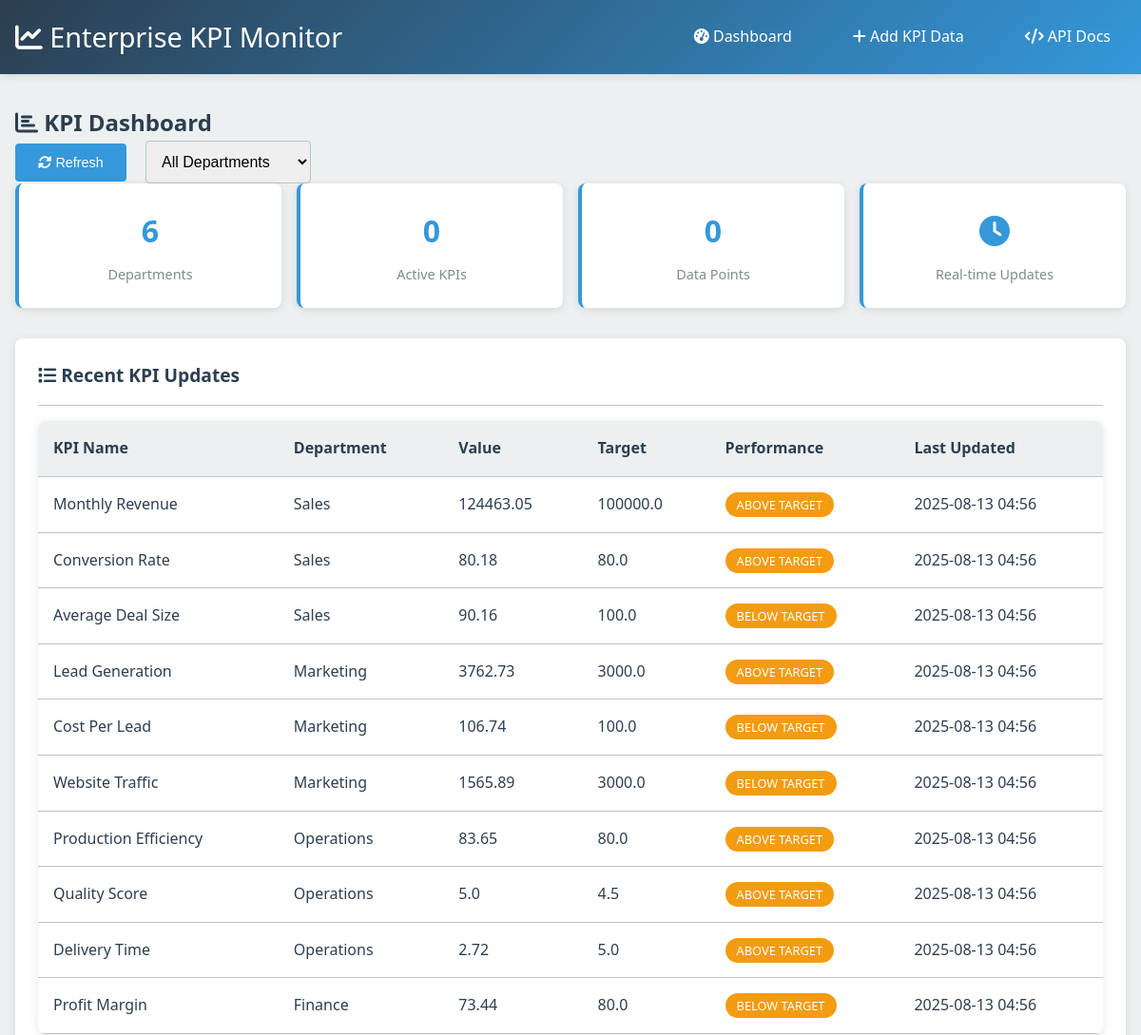
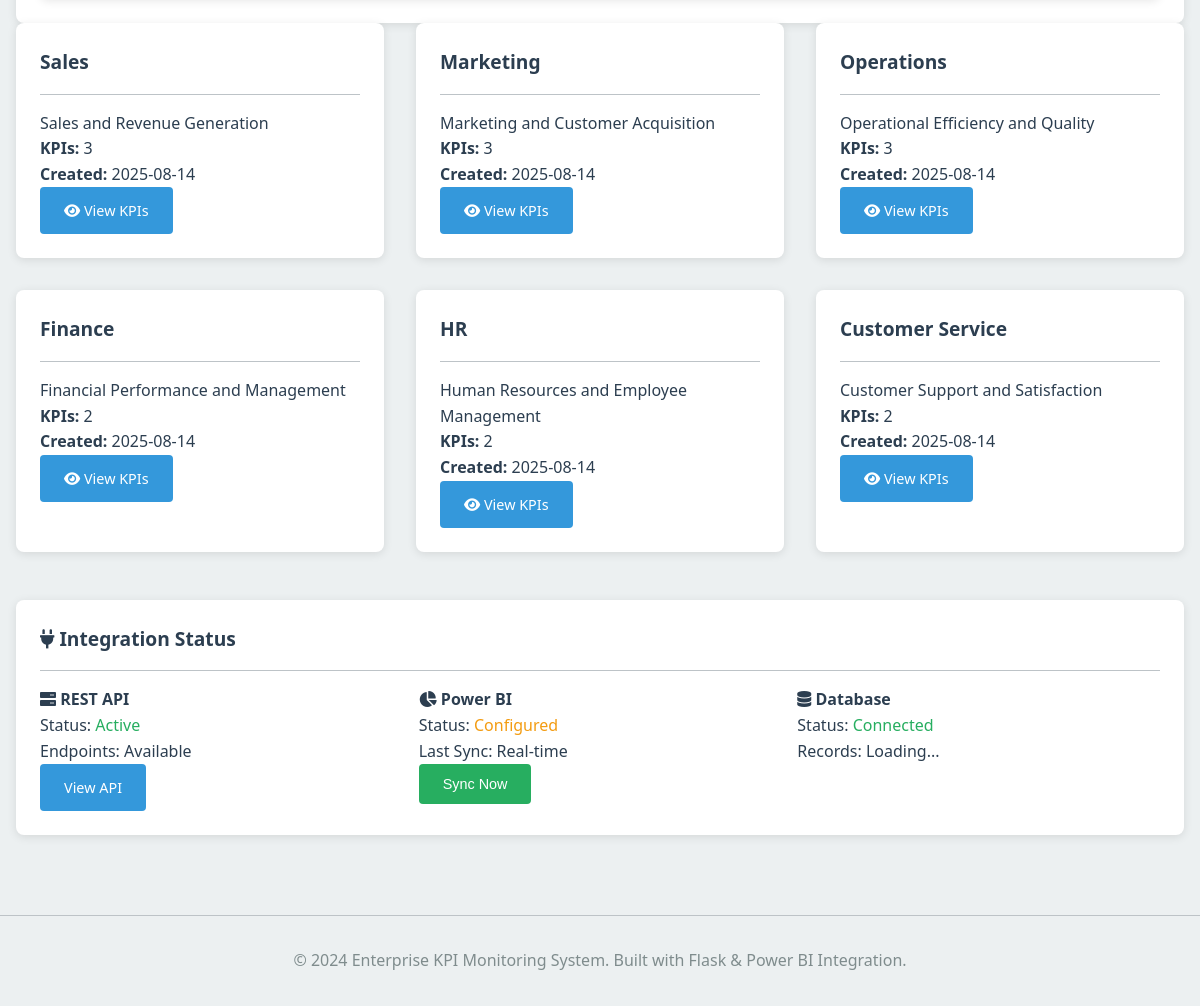
The page / on the database its author committed (2 pictures, top to bottom).
### models.py (models this page shows, shortened)
class KPIData(db.Model):
    __tablename__ = 'kpi_data'
    id = db.Column(db.Integer, primary_key=True)
    kpi_id = db.Column(db.Integer, db.ForeignKey('kpis.id'), nullable=False)
    value = db.Column(db.Float, nullable=False)
    target = db.Column(db.Float)
    timestamp = db.Column(db.DateTime, default=datetime.utcnow)
    period = db.Column(db.String(20), default='daily')
    notes = db.Column(db.Text)
    created_by = db.Column(db.String(100))
    def get_performance_status(self):
        if not self.target:
            return 'No Target Set'
        if not self.kpi:
            return 'Unknown'
        if self.kpi.target_type == 'higher_better':
            if self.value >= self.target:
                return 'Above Target'
            else:
                return 'Below Target'
        elif self.kpi.target_type == 'lower_better':
            if self.value <= self.target:
                return 'Above Target'
            else:
                return 'Below Target'
        else:
            return 'On Target' if self.value == self.target else 'Off Target'

class KPI(db.Model):
    __tablename__ = 'kpis'
    id = db.Column(db.Integer, primary_key=True)
    name = db.Column(db.String(200), nullable=False)
    description = db.Column(db.Text)
    unit = db.Column(db.String(50))
    target_type = db.Column(db.String(20), default='higher_better')
    department_id = db.Column(db.Integer, db.ForeignKey('departments.id'), nullable=False)
    created_at = db.Column(db.DateTime, default=datetime.utcnow)
    is_active = db.Column(db.Boolean, default=True)
    kpi_data = db.relationship('KPIData', backref='kpi', lazy=True, cascade='all, delete-orphan')

class Department(db.Model):
    __tablename__ = 'departments'
    id = db.Column(db.Integer, primary_key=True)
    name = db.Column(db.String(100), nullable=False, unique=True)
    description = db.Column(db.Text)
    created_at = db.Column(db.DateTime, default=datetime.utcnow)
    kpis = db.relationship('KPI', backref='department', lazy=True, cascade='all, delete-orphan')

### app.py (the view)
@app.route('/')
def dashboard():
    departments = Department.query.all()
    recent_kpis = KPIData.query.order_by(KPIData.timestamp.desc()).limit(10).all()
    return render_template('dashboard.html', departments=departments, recent_kpis=recent_kpis)

### templates/dashboard.html (shortened to what this page needs)
{% extends "base.html" %}
{% block content %}
<div class="dashboard-container">
    <div class="dashboard-header">
        <h2><i class="fas fa-chart-bar"></i> KPI Dashboard</h2>
        <div class="dashboard-controls">
            <button id="refresh-btn" class="btn btn-primary">
                <i class="fas fa-sync-alt"></i> Refresh
            </button>
            <select id="department-filter" class="form-control" style="width: auto; display: inline-block; margin-left: 1rem;">
                <option value="all">All Departments</option>
            </select>
        </div>
    </div>
    <div class="stats-grid">
        <div class="stat-card">
            <span id="total-departments" class="stat-number">{{ departments|length }}</span>
            <div class="stat-label">Departments</div>
        </div>
        <div class="stat-card">
            <span id="total-kpis" class="stat-number">0</span>
            <div class="stat-label">Active KPIs</div>
        </div>
        <div class="stat-card">
            <span id="total-data-points" class="stat-number">0</span>
            <div class="stat-label">Data Points</div>
        </div>
        <div class="stat-card">
            <span class="stat-number">
                <i class="fas fa-clock"></i>
            </span>
            <div class="stat-label">Real-time Updates</div>
        </div>
    </div>
    <div class="card">
        <div class="card-header">
            <h3 class="card-title"><i class="fas fa-list"></i> Recent KPI Updates</h3>
        </div>
        <div class="table-container">
            <table class="data-table">
                <thead>
                    <tr>
                        <th>KPI Name</th>
                        <th>Department</th>
                        <th>Value</th>
                        <th>Target</th>
                        <th>Performance</th>
                        <th>Last Updated</th>
                    </tr>
                </thead>
                <tbody id="recent-kpis-tbody">
                    {% for kpi in recent_kpis %}
                    <tr>
                        <td>{{ kpi.kpi.name if kpi.kpi else 'Unknown' }}</td>
                        <td>{{ kpi.kpi.department.name if kpi.kpi and kpi.kpi.department else 'Unknown' }}</td>
                        <td>{{ kpi.value }}</td>
                        <td>{{ kpi.target or 'N/A' }}</td>
                        <td>
                            <span class="performance-badge performance-target">
                                {{ kpi.get_performance_status() }}
                            </span>
                        </td>
                        <td>{{ kpi.timestamp.strftime('%Y-%m-%d %H:%M') if kpi.timestamp else 'Unknown' }}</td>
                    </tr>
                    {% endfor %}
                </tbody>
            </table>
        </div>
    </div>
    <div class="dashboard-grid">
        {% for dept in departments %}
        <div class="card">
            <div class="card-header">
                <h3 class="card-title">{{ dept.name }}</h3>
            </div>
            <div class="card-body">
                <p>{{ dept.description or 'No description available' }}</p>
                <p><strong>KPIs:</strong> {{ dept.kpis|length }}</p>
                <p><strong>Created:</strong> {{ dept.created_at.strftime('%Y-%m-%d') if dept.created_at else 'Unknown' }}</p>
                <a href="/api/departments/{{ dept.id }}/kpis" class="btn btn-primary" target="_blank">
                    <i class="fas fa-eye"></i> View KPIs
                </a>
            </div>
        </div>
        {% endfor %}
    </div>
    <div class="card">
        <div class="card-header">
            <h3 class="card-title"><i class="fas fa-plug"></i> Integration Status</h3>
        </div>
        <div class="card-body">
            <div style="display: grid; grid-template-columns: repeat(auto-fit, minmax(250px, 1fr)); gap: 1rem;">
                <div>
                    <h4><i class="fas fa-server"></i> REST API</h4>
                    <p>Status: <span style="color: var(--success-color);">Active</span></p>
                    <p>Endpoints: Available</p>
                    <a href="/api/kpi/" target="_blank" class="btn btn-primary">View API</a>
                </div>
                <div>
                    <h4><i class="fas fa-chart-pie"></i> Power BI</h4>
                    <p>Status: <span style="color: var(--warning-color);">Configured</span></p>
                    <p>Last Sync: Real-time</p>
                    <button class="btn btn-success" onclick="alert('Power BI sync would be triggered here')">
                        Sync Now
                    </button>
                </div>
                <div>
                    <h4><i class="fas fa-database"></i> Database</h4>
                    <p>Status: <span style="color: var(--success-color);">Connected</span></p>
                    <p>Records: <span id="total-data-points-db">Loading...</span></p>
                </div>
            </div>
        </div>
    </div>
</div>
{% endblock %}

### templates/base.html (shortened to what this page needs)
<!DOCTYPE html>
<html lang="en">
<head>
    <link rel="stylesheet" href="{{ url_for('static', filename='css/style.css') }}">
    <link rel="stylesheet" href="https://cdnjs.cloudflare.com/ajax/libs/font-awesome/6.0.0/css/all.min.css">
</head>
<body>
    <header class="header">
        <div class="container">
            <h1><i class="fas fa-chart-line"></i> Enterprise KPI Monitor</h1>
            <nav class="nav-links">
                <a href="{{ url_for('dashboard') }}"><i class="fas fa-tachometer-alt"></i> Dashboard</a>
                <a href="{{ url_for('kpi_form') }}"><i class="fas fa-plus"></i> Add KPI Data</a>
                <a href="/api/kpi/" target="_blank"><i class="fas fa-code"></i> API Docs</a>
            </nav>
        </div>
    </header>
    <main class="container">
        {% block content %}{% endblock %}
    </main>
    <footer style="text-align: center; padding: 2rem; color: #7f8c8d; border-top: 1px solid #bdc3c7; margin-top: 3rem;">
        <p>&copy; 2024 Enterprise KPI Monitoring System. Built with Flask & Power BI Integration.</p>
    </footer>
</body>
</html>

### static/css/style.css (style rules this page uses)
:root { --primary-color: #2c3e50; --secondary-color: #3498db; --success-color: #27ae60; --warning-color: #f39c12; --danger-color: #e74c3c; --light-bg: #ecf0f1; --dark-text: #2c3e50; --border-color: #bdc3c7; }
* { margin: 0; padding: 0; box-sizing: border-box; }
body { font-family: 'Segoe UI', Tahoma, Geneva, Verdana, sans-serif; background-color: var(--light-bg); color: var(--dark-text); line-height: 1.6; }
.header { background: linear-gradient(135deg, var(--primary-color), var(--secondary-color)); color: white; padding: 1rem 0; box-shadow: 0 2px 10px rgba(0,0,0,0.1); }
.header .container { max-width: 1200px; margin: 0 auto; padding: 0 1rem; display: flex; justify-content: space-between; align-items: center; }
.header h1 { font-size: 1.8rem; font-weight: 300; }
.nav-links { display: flex; gap: 2rem; }
.nav-links a { color: white; text-decoration: none; padding: 0.5rem 1rem; border-radius: 4px; transition: background-color 0.3s; }
.container { max-width: 1200px; margin: 0 auto; padding: 2rem 1rem; }
.dashboard-grid { display: grid; grid-template-columns: repeat(auto-fit, minmax(300px, 1fr)); gap: 2rem; margin-bottom: 3rem; }
.card { background: white; border-radius: 8px; box-shadow: 0 2px 10px rgba(0,0,0,0.1); padding: 1.5rem; transition: transform 0.3s, box-shadow 0.3s; }
.card-header { border-bottom: 1px solid var(--border-color); padding-bottom: 1rem; margin-bottom: 1rem; }
.card-title { font-size: 1.2rem; font-weight: 600; color: var(--primary-color); }
.stats-grid { display: grid; grid-template-columns: repeat(auto-fit, minmax(200px, 1fr)); gap: 1rem; margin-bottom: 2rem; }
.stat-card { background: white; border-radius: 8px; padding: 1.5rem; text-align: center; box-shadow: 0 2px 10px rgba(0,0,0,0.1); border-left: 4px solid var(--secondary-color); }
.stat-number { font-size: 2rem; font-weight: bold; color: var(--secondary-color); display: block; }
.stat-label { font-size: 0.9rem; color: #7f8c8d; margin-top: 0.5rem; }
.table-container { overflow-x: auto; background: white; border-radius: 8px; box-shadow: 0 2px 10px rgba(0,0,0,0.1); }
.data-table { width: 100%; border-collapse: collapse; }
.data-table th, .data-table td { padding: 1rem; text-align: left; border-bottom: 1px solid var(--border-color); }
.data-table th { background-color: var(--light-bg); font-weight: 600; color: var(--primary-color); }
.performance-badge { padding: 0.25rem 0.75rem; border-radius: 20px; font-size: 0.8rem; font-weight: 500; text-transform: uppercase; }
.performance-target { background-color: var(--warning-color); color: white; }
.btn { display: inline-block; padding: 0.75rem 1.5rem; border: none; border-radius: 4px; text-decoration: none; font-size: 0.9rem; font-weight: 500; cursor: pointer; transition: all 0.3s; text-align: center; }
.btn-primary { background-color: var(--secondary-color); color: white; }
.btn-success { background-color: var(--success-color); color: white; }
.form-control { width: 100%; padding: 0.75rem; border: 1px solid var(--border-color); border-radius: 4px; font-size: 1rem; transition: border-color 0.3s; }

### rows shown on the page
KPIData: kpi "Monthly Revenue", kpi.department "Sales", value "124463.05", target "100000.0", get_performance_status "ABOVE TARGET", timestamp "2025-08-13 04:56"
KPIData: kpi "Conversion Rate", kpi.department "Sales", value "80.18", target "80.0", get_performance_status "ABOVE TARGET", timestamp "2025-08-13 04:56"
KPIData: kpi "Average Deal Size", kpi.department "Sales", value "90.16", target "100.0", get_performance_status "BELOW TARGET", timestamp "2025-08-13 04:56"
KPIData: kpi "Lead Generation", kpi.department "Marketing", value "3762.73", target "3000.0", get_performance_status "ABOVE TARGET", timestamp "2025-08-13 04:56"
KPIData: kpi "Cost Per Lead", kpi.department "Marketing", value "106.74", target "100.0", get_performance_status "BELOW TARGET", timestamp "2025-08-13 04:56"
KPIData: kpi "Website Traffic", kpi.department "Marketing", value "1565.89", target "3000.0", get_performance_status "BELOW TARGET", timestamp "2025-08-13 04:56"
KPIData: kpi "Production Efficiency", kpi.department "Operations", value "83.65", target "80.0", get_performance_status "ABOVE TARGET", timestamp "2025-08-13 04:56"
KPIData: kpi "Quality Score", kpi.department "Operations", value "5.0", target "4.5", get_performance_status "ABOVE TARGET", timestamp "2025-08-13 04:56"
KPIData: kpi "Delivery Time", kpi.department "Operations", value "2.72", target "5.0", get_performance_status "ABOVE TARGET", timestamp "2025-08-13 04:56"
KPIData: kpi "Profit Margin", kpi.department "Finance", value "73.44", target "80.0", get_performance_status "BELOW TARGET", timestamp "2025-08-13 04:56"
Department: name "Sales", description "Sales and Revenue Generation", kpis|length "3", created_at "2025-08-14"
Department: name "Marketing", description "Marketing and Customer Acquisition", kpis|length "3", created_at "2025-08-14"
Department: name "Operations", description "Operational Efficiency and Quality", kpis|length "3", created_at "2025-08-14"
Department: name "Finance", description "Financial Performance and Management", kpis|length "2", created_at "2025-08-14"
Department: name "HR", description "Human Resources and Employee Management", kpis|length "2", created_at "2025-08-14"
Department: name "Customer Service", description "Customer Support and Satisfaction", kpis|length "2", created_at "2025-08-14"

### other values the page prints
{{ departments|length }} "6"
